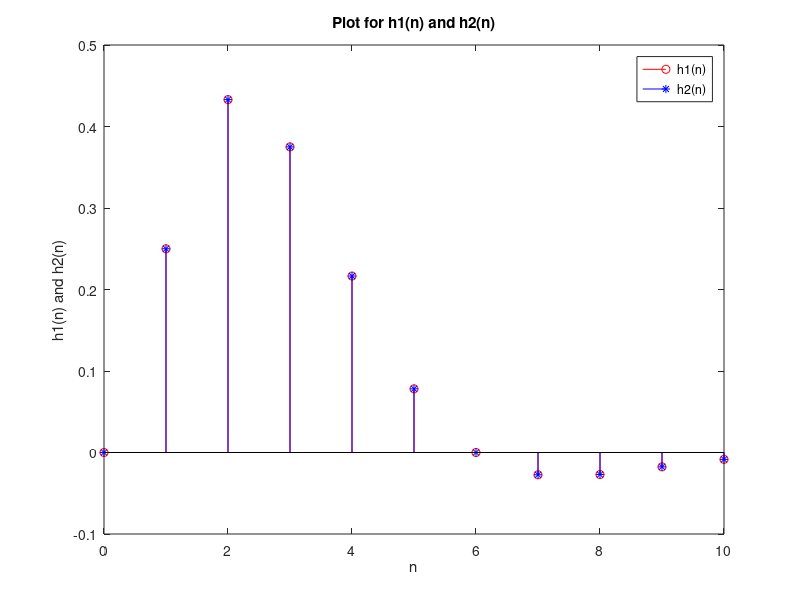

Recreate this plot in MATLAB.
% Define the range for our impulse response h1(n) and h2(n)
n = (0:10);

% Define the impulse response h1(n)
h1 = n .* 0.5 .^ n .* sin(pi / 6 .* n);

% plot for impulse response h1(n):
stem(n, h1);
title("Plot for impulse response h1(n)");
xlabel("n");
ylabel("h1(n)")

% Iniatialize the input sequence
x = zeros(1, 11);
x(1) = 1;

% Determine the transfer function H(z) and write it in the form
% N(z^-1)/D(z^-1), here N and Z are polynomials in terms of negative power
% of z
N = [0 4 0 -1];
D = [16 -16*sqrt(3) 20 -4*sqrt(3) 1];

% Find the impulse response of H(z) using the "filter" function
h2 = filter(N, D, x);

% plot for impulse response h2(n):
stem(n, h2);
title("Plot for impulse response h2(n)");
xlabel("n");
ylabel("h2(n)")

% Plot h1(n) and h2(n) on the same figure
stem(n, h1, "r-");
hold on
stem(n, h2, "b*");
title("Plot for h1(n) and h2(n)");
xlabel("n");
ylabel("h1(n) and h2(n)")
legend({"h1(n)", "h2(n)"});